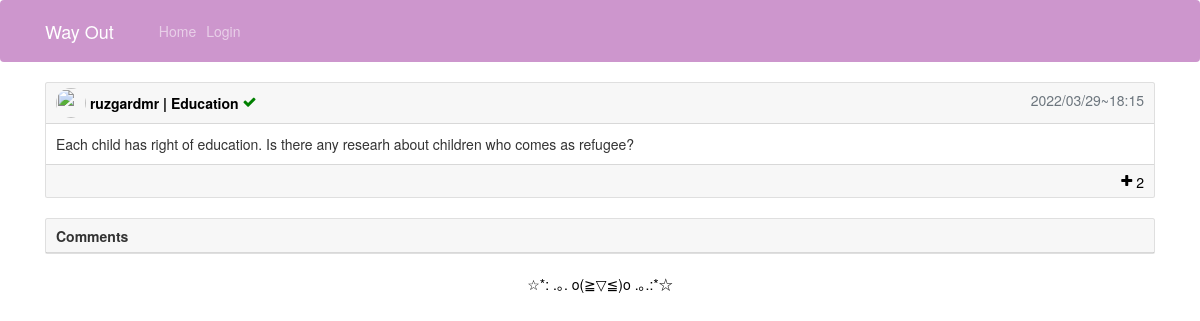
Screenshot of /view_post/3 with the database file from the repository.
### app.py (models this page shows)
class User(UserMixin, db.Model):
    __tablename__= 'user'
    id = db.Column(db.Integer, primary_key=True)
    username = db.Column(db.String(100), unique=True)
    name = db.Column(db.String(50))
    surname = db.Column(db.String(50))
    password = db.Column(db.String(128))
    posts=db.relationship('Post', backref='owner')
    votes=db.relationship('Vote', backref='owner_vote')
    comments=db.relationship('Comment', backref='owner')
    is_admin = db.Column(db.Boolean,default = False)

class Post(db.Model):
    __tablename__= 'post'
    id = db.Column(db.Integer, primary_key=True)
    owner_id = db.Column(db.Integer , db.ForeignKey('user.id'))
    content = db.Column(db.Text)
    category = db.Column(db.Integer , db.ForeignKey('category.id'))
    link = db.Column(db.Text)
    link_text = db.Column(db.String(25))
    comments = db.relationship('Comment', backref='post')
    status = db.Column(db.Integer , default = 0)# 0 onaylanmadı | 1 onaylandı | 2 işleme alındı | 3 çözüldü
    votes=db.relationship('Vote', backref='owner_post')
    created_date = db.Column(db.DateTime,default=datetime.datetime.now)
    def liked(self):
        try:
            for i in self.votes:
                if i.owner_id==current_user.id:
                    return True
            return False
        except:
            return False
    def status_color(self):
        if self.status==0:
            return "red"
        if self.status==1:
            return "black"
        if self.status==2:
            return "yellow"
        if self.status==3:
            return "green"
    def get_category(self):
        return Category.query.filter_by(id=self.category).first().name

class Category(db.Model):
    __tablename__= 'category'
    id = db.Column(db.Integer, primary_key=True)
    name = db.Column(db.String(100), unique=True)

### app.py (the view)
@app.route('/view_post/<int:id>')
def view_post(id):
    return render_template("view_post.html",post=Post.query.filter_by(id=id).first())

### templates/view_post.html (shortened to what this page needs)
{% extends "layout.html" %}
{% block body %}
<div class="card text-left">
    <a href="{{url_for('profile',id=post.owner.id)}}" style="text-decoration: none;color:black;">
        <div class="card-header">
            <div class="row">
                <div class="col-sm-6 text-left">
                    <img class="rounded-circle" width="30" height="30"  src="https://chooksandchips.com/wp-content/uploads/2017/05/default2-1-1.jpg" data-holder-rendered="true">
                    <b><span class="align-middle">{{post.owner.username}} | {{post.get_category()}}</span></b>
                    <i class="fa fa-check" style="color: {{post.status_color()}}"></i>
                </div>
                <div class="col-sm-6 text-right text-muted">
                    <span class="align-middle">{{ post.created_date.strftime("%Y/%m/%d~%H:%M") }}</span>
                </div>
            </div>
        </div>
    </a>
    <div class="card-body">
        <p class="card-text">{{post.content}}</p>
    </div>
    <div class="card-footer text-muted">
        <div class="row align-middle">
            <div class="col-sm-6 text-left">
            </div>
            <div class="col-sm-6 text-right text-muted align-middle">
                <a onclick=" return false;" class="" id="post_{{post.id}}" style="text-decoration: none; {% if post.liked() %}color: #9FFFE6; {% else %} color: black; {% endif%}">
                    <i class="fa fa-plus" aria-hidden="true"></i>
                    <span class="align-middle" id="post_vote_{{post.id}}">{{post.votes.__len__()}}</span>
                </a>
            </div>
        </div>
    </div>
  </div>
  <div class="card text-left">
        <div class="card-header">
            <div class="row">
                <div class="col-sm-6 text-left">
                    <b><span class="align-middle">Comments</span></b>
                </div>
            </div>
        </div>
  </div>
{% endblock body %}

### templates/view_post.html (style rules this page uses)
.card { margin-bottom: 20px; }

### rows the page displays
User: owner.username "ruzgardmr"
Post: get_category "Education", created_date "2022/03/29~18:15", content "Each child has right of education. Is there any researh about children who comes as refugee?"

### other values shown
{{ post.votes.__len__() }} "2"
